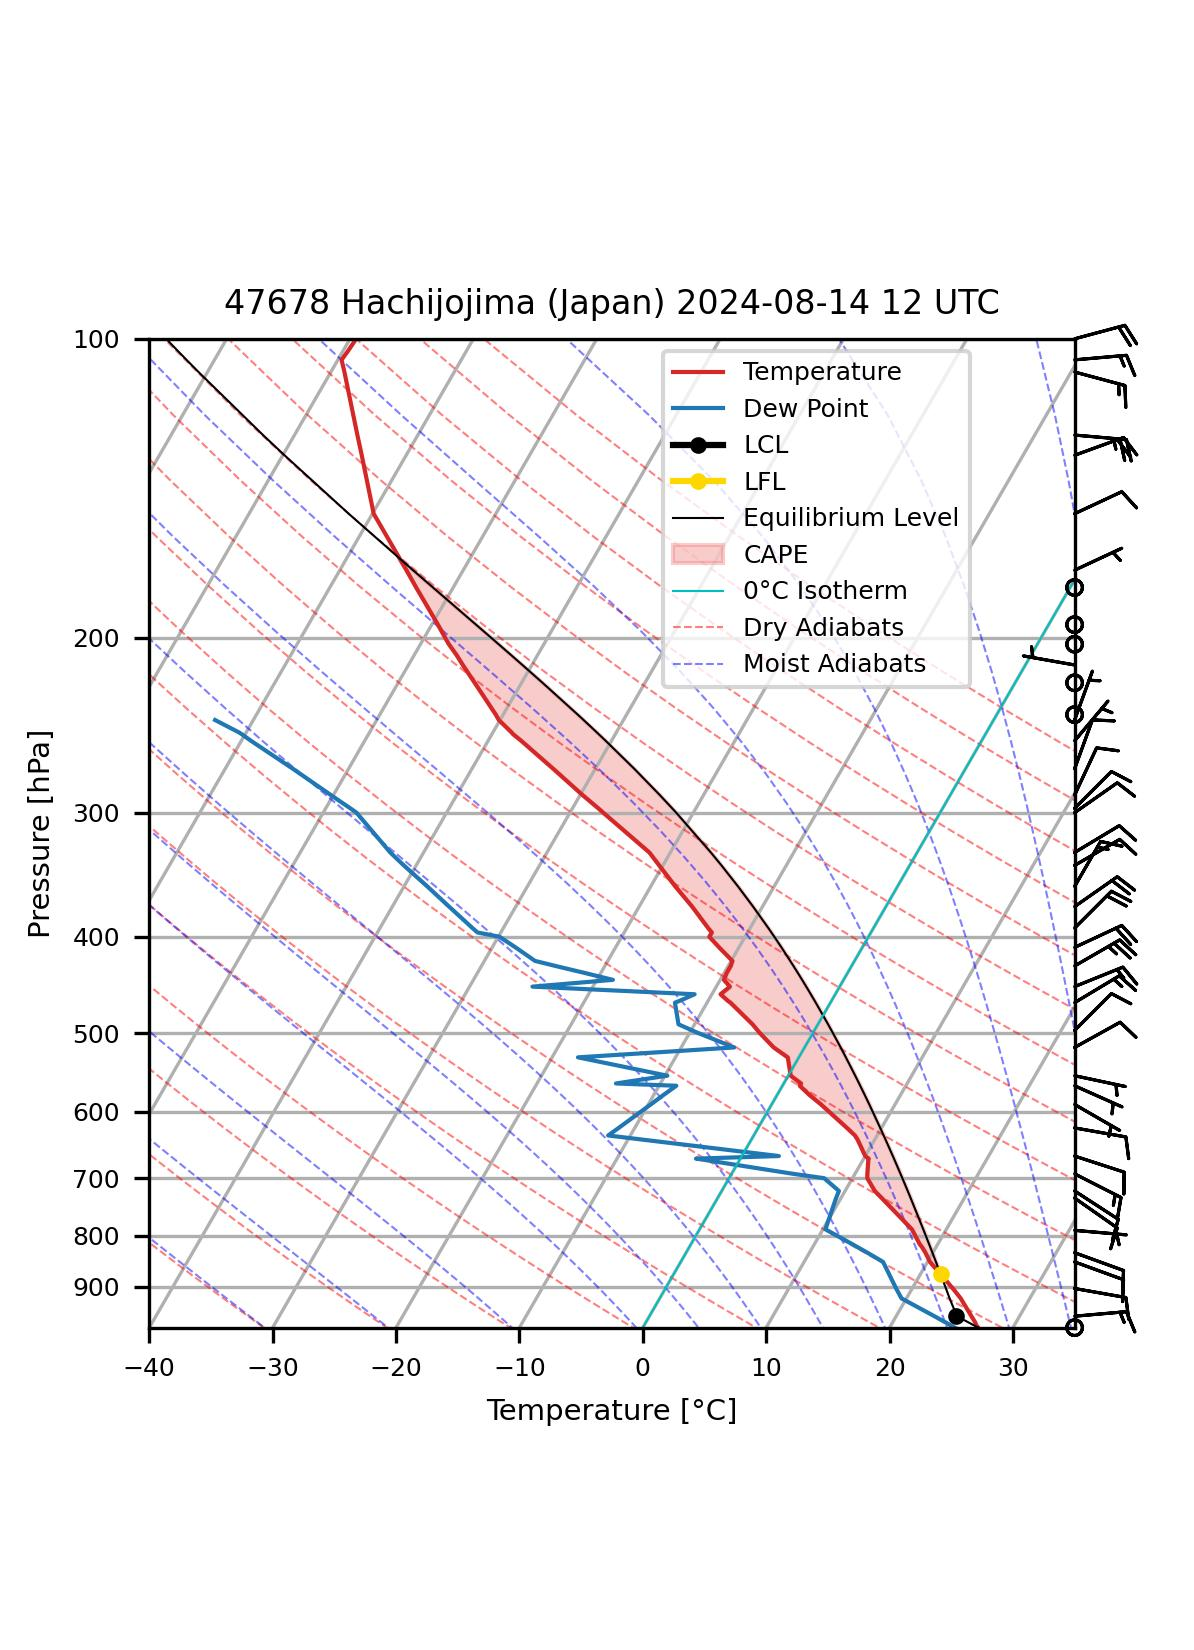

Write the Python code that produced this figure.
from datetime import datetime
from siphon.simplewebservice.wyoming import WyomingUpperAir
from metpy.units import units
import matplotlib.pyplot as plt
import metpy.plots as mpplots
import metpy.calc as mpcalc
import numpy as np
import sys
from pathlib import Path

# ---------------------------------------------------------
# Exercise 4: Typhoon-Related Skew-T Analysis
#
# This exercise analyzes a typhoon-related atmospheric
# environment using radiosonde observations from
# Hachijojima, Japan.
#
# Student directions:
#
# 1. Set the station ID to:
#       47678  (Hachijojima, Japan)
#
# 2. Select the sounding date:
#       2024-08-14
#
# 3. Radiosonde archives use UTC time.
#    Japan Standard Time (JST) is UTC + 9 hours.
#
#    Example:
#       Aug 14 12 UTC
#       = Aug 14 evening in Japan
#
# 4. Run the script and examine:
#       - temperature profile
#       - dewpoint profile
#       - CAPE region
#       - wind barbs
#       - LCL and LFC
#
# 5. Compare the sounding structure with
#    typical tropical or typhoon environments.
# ---------------------------------------------------------


# Define sounding date, time, and station ID information
doi = datetime(2024, 8, 14, 12)
sid = "47678"
sname = 'Hachijojima (Japan)'

# Download sounding data into a Pandas DataFrame
df = WyomingUpperAir.request_data(doi, sid)
print(df)

# Remove duplicated pressure levels
#
# Some calculations require pressure values to be
# continuously decreasing with height.
#
df.drop_duplicates(subset=['pressure'], inplace=True)

#
# Extract atmospheric variables and attach units
#
p = df['pressure'].to_numpy() * units(df.units['pressure']) # hPa
t = df['temperature'].to_numpy() * units(df.units['temperature']) # deg C
td = df['dewpoint'].to_numpy() * units(df.units['dewpoint']) # deg C
u = df['u_wind'].to_numpy() * units(df.units['u_wind']) # knots
v = df['v_wind'].to_numpy() * units(df.units['v_wind']) # knots

# ---------------------------------------------------------
# Create a Skew-T figure
# ---------------------------------------------------------

fig = plt.figure(figsize=(3.98, 5.5))

# Create Skew-T plotting object
skewt = mpplots.SkewT(fig)


# Plot temperature and dew point profiles
func_pltdat = True

if func_pltdat:

   # Plot air temperature profile
   skewt.plot(p, t, 'tab:red',
              linewidth=1,
              label='Temperature')

   # Plot dew point temperature profile
   skewt.plot(p, td, 'tab:blue',
              linewidth=1,
              label='Dew Point')


# Add atmospheric stability information
func_addinfo = True

if func_addinfo:

   # LCL (Lifting Condensation Level): 
   # Height where rising air first becomes saturated
   lcl_pressure, lcl_temperature = mpcalc.lcl(p[0], t[0], td[0])

   skewt.plot(lcl_pressure, lcl_temperature, color='black', marker='o',markersize=3, markerfacecolor='black',label='LCL')

   # LFL (lifting condensation level): 
   # Height where the air parcel becomes buoyant
   lfc_pressure, lfc_temperature = mpcalc.lfc(p, t, td)

   skewt.plot(lfc_pressure, lfc_temperature, color='gold', marker='o',markersize=3, markerfacecolor='gold', zorder=3, label='LFL')

   # Equilibrium Level (EL): 
   # Calculate parcel ascent profile
   prof = mpcalc.parcel_profile(p, t[0], td[0])
   
   # Plot parcel ascent profile
   skewt.plot(p, prof, color='black', linewidth=0.5, label='Equilibrium Level')

   # Shade CAPE region
   skewt.shade_cape(p, t, prof, color='lightcoral', alpha=0.4, label='CAPE')

   # Plot 0°C isotherm
   skewt.ax.axvline(0, color='c', linestyle='-', linewidth=0.5, label='0°C Isotherm')

   # Add dry adiabatic reference lines
   t0 = np.arange(-50, 150, 10) * units.degree_Celsius

   skewt.plot_dry_adiabats(t0, color='red', linestyle='--', linewidth=0.5,label='Dry Adiabats')

   # Add moist adiabatic reference lines
   skewt.plot_moist_adiabats(linestyle='--', linewidth=0.5, label='Moist Adiabats')

   # plot wind barbs
   mask = p >= 100 * units.hectopascal

   interval = np.logspace(2, 3, num=50) * units.hPa

   idx = mpcalc.resample_nn_1d(p[mask], interval)

   skewt.plot_barbs(p[mask][idx], u[mask][idx], v[mask][idx], color='black',linewidth=0.75, length=5)

# Format x-axis
skewt.ax.set_xlim(-40, 35)
skewt.ax.set_xlabel('Temperature [\u00B0C]', fontsize=7)
skewt.ax.tick_params(axis='x', which='major', labelsize=6)

# Format y-axis
skewt.ax.set_ylim(p[0], 100)
skewt.ax.set_ylabel('Pressure [hPa]', fontsize=7)
skewt.ax.tick_params(axis='y', which='major', labelsize=6)

# add title
skewt.ax.set_title(f'{sid} {sname} {doi.strftime("%Y-%m-%d %H UTC")}', fontsize=8)

if func_pltdat:
   # Show the legend
   plt.legend(fontsize=6,loc='upper right', bbox_to_anchor=(0.9, 1))

# save plot
output_path = Path(__file__).with_suffix('.jpg')
plt.savefig(output_path, dpi=300)

plt.close()
